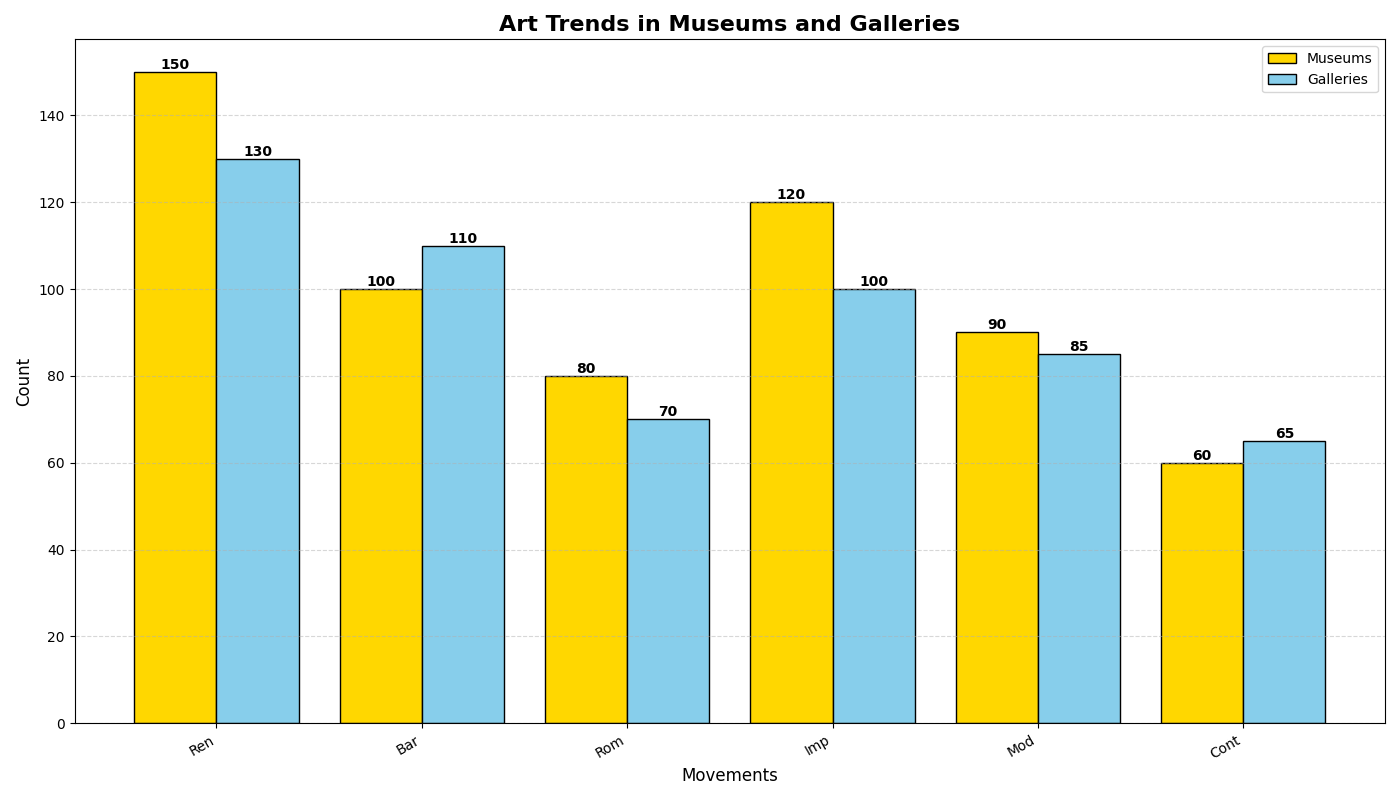

Python code for this plot:
import matplotlib.pyplot as plt
import numpy as np

art_movements = ['Ren', 'Bar', 'Rom', 'Imp', 'Mod', 'Cont']
museum_counts = [150, 100, 80, 120, 90, 60]
gallery_counts = [130, 110, 70, 100, 85, 65]  # Additional data series
single_color_museum = '#FFD700'
single_color_gallery = '#87CEEB'  # Different color for the additional data series

fig, ax = plt.subplots(figsize=(14, 8))

# Set width for bars and bar positions
bar_width = 0.4
x_indexes = np.arange(len(art_movements))

# Plot both datasets side by side
bars_museum = ax.bar(x_indexes - bar_width/2, museum_counts, color=single_color_museum, 
                     width=bar_width, edgecolor='black', label='Museums')
bars_gallery = ax.bar(x_indexes + bar_width/2, gallery_counts, color=single_color_gallery, 
                      width=bar_width, edgecolor='black', label='Galleries')

# Annotate bars with text
for bar in bars_museum + bars_gallery:
    yval = bar.get_height()
    ax.text(
        bar.get_x() + bar.get_width()/2,
        yval,
        f'{int(yval)}',
        ha='center',
        va='bottom',
        fontsize=10,
        fontweight='bold'
    )

ax.set_title('Art Trends in Museums and Galleries', fontsize=16, fontweight='bold')
ax.set_ylabel('Count', fontsize=12)
ax.set_xlabel('Movements', fontsize=12)

plt.xticks(x_indexes, art_movements, rotation=30, ha='right')
ax.grid(True, linestyle='--', alpha=0.5, axis='y')
ax.legend()

plt.tight_layout()
plt.show()
